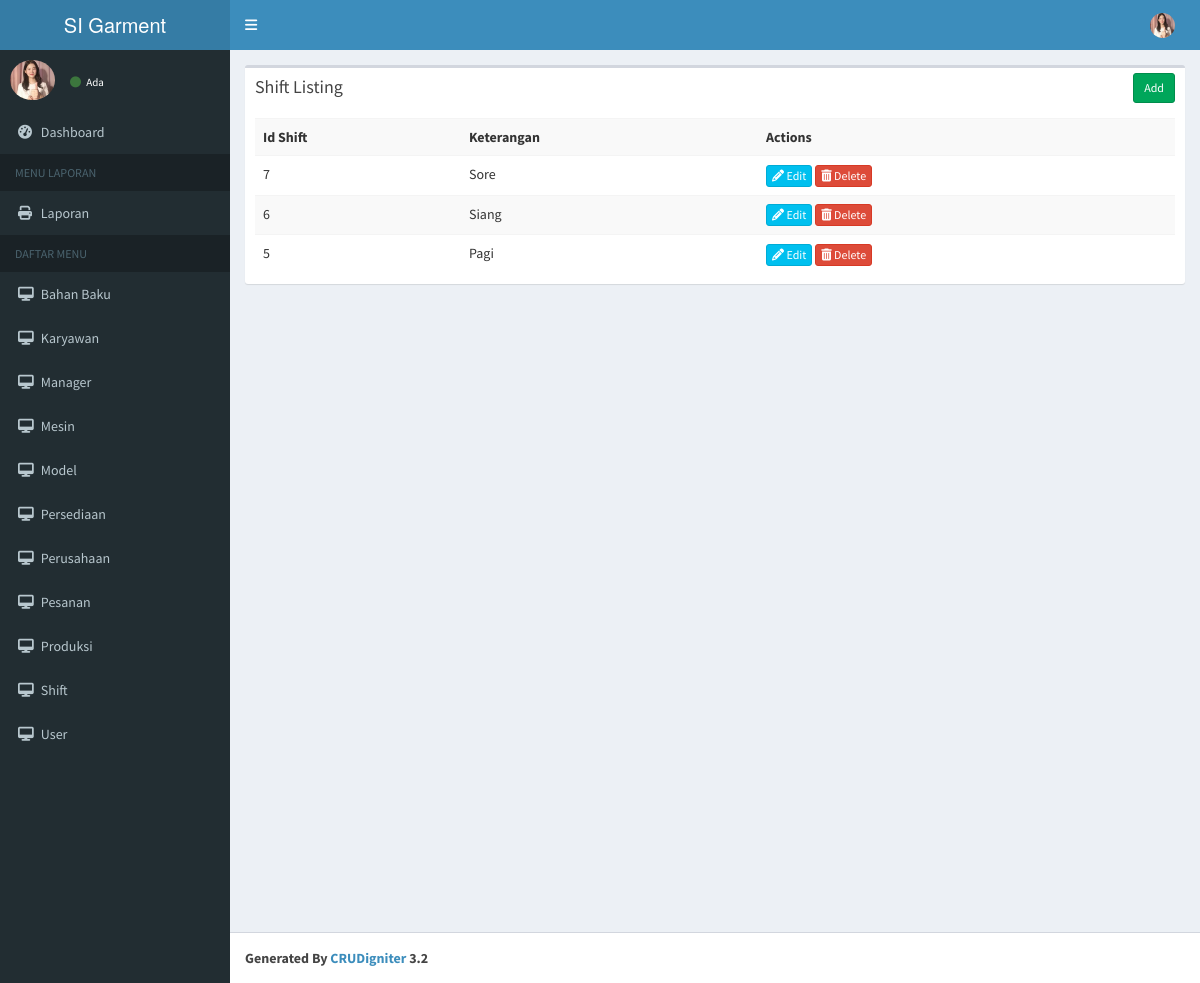
The app's page /index.php/shift with its own data.
### tables this page shows
CREATE TABLE `shift` (
  `id_shift` int(2) UNSIGNED NOT NULL,
  `keterangan` text NOT NULL
);

### application/controllers/Shift.php (called while the page is built, shortened)
<?php
class Shift extends CI_Controller{
    function __construct()
    {
        $this->load->model('Shift_model');
    }
    function index()
    {
        $data['shift'] = $this->Shift_model->get_all_shift();
        $data['_view'] = 'shift/index';
        $this->load->view('layouts/main',$data);
    }
}

### index.php (called while the page is built, shortened)
<?php
require_once BASEPATH.'core/CodeIgniter.php';

### application/models/Shift_model.php (called while the page is built, shortened)
<?php
class Shift_model extends CI_Model
{
    function get_all_shift()
    {
        $this->db->order_by('id_shift', 'desc');
        return $this->db->get('shift')->result_array();
    }
}

### application/views/shift/index.php (the view)
<div class="row">
    <div class="col-md-12">
        <div class="box">
            <div class="box-header">
                <h3 class="box-title">Shift Listing</h3>
            	<div class="box-tools">
                    <a href="<?php echo site_url('shift/add'); ?>" class="btn btn-success btn-sm">Add</a>
                </div>
            </div>
            <div class="box-body">
                <table class="table table-striped">
                    <tr>
						<th>Id Shift</th>
						<th>Keterangan</th>
						<th>Actions</th>
                    </tr>
                    <?php foreach($shift as $s){ ?>
                    <tr>
						<td><?php echo $s['id_shift']; ?></td>
						<td><?php echo $s['keterangan']; ?></td>
						<td>
                            <a href="<?php echo site_url('shift/edit/'.$s['id_shift']); ?>" class="btn btn-info btn-xs"><span class="fa fa-pencil"></span> Edit</a>
                            <a href="<?php echo site_url('shift/remove/'.$s['id_shift']); ?>" class="btn btn-danger btn-xs"><span class="fa fa-trash"></span> Delete</a>
                        </td>
                    </tr>
                    <?php } ?>
                </table>
            </div>
        </div>
    </div>
</div>

### records on screen
shift: id_shift "7", keterangan "Sore"
shift: id_shift "6", keterangan "Siang"
shift: id_shift "5", keterangan "Pagi"
